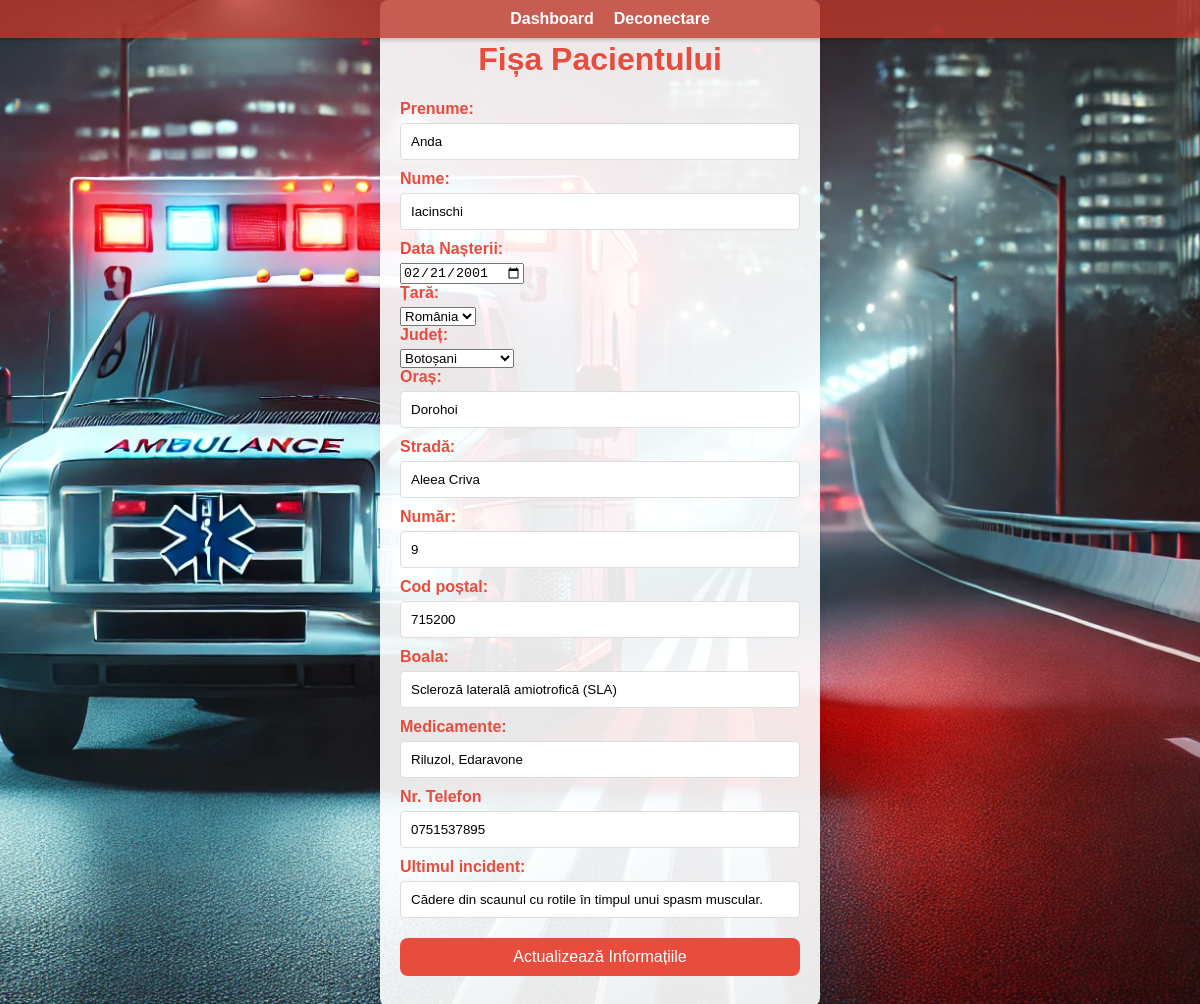
The app's page /dashboard_pacient (signed in) with its own data.
### app.py (models this page shows)
class Patient(db.Model):
    id = db.Column(db.Integer, primary_key=True)
    username = db.Column(db.String(150), unique=True, nullable=False)
    email = db.Column(db.String(150), unique=True, nullable=False)
    password = db.Column(db.String(150), nullable=False)
    prenume = db.Column(db.String(150), nullable=True)
    nume = db.Column(db.String(150), nullable=True)
    data_nasterii = db.Column(db.Date, nullable=True)
    boala = db.Column(db.String(500), nullable=True)
    medicamente = db.Column(db.String(500), nullable=True)
    ultimul_incident = db.Column(db.String(500), nullable=True)
    tara = db.Column(db.String(100), nullable=True)
    judet = db.Column(db.String(100), nullable=True)
    oras = db.Column(db.String(100), nullable=True)
    strada = db.Column(db.String(200), nullable=True)
    numar = db.Column(db.String(50), nullable=True)
    cod_postal = db.Column(db.String(20), nullable=True)
    telefon = db.Column(db.String(20), nullable=True)
    latitude = db.Column(db.Float, nullable=True)
    longitude = db.Column(db.Float, nullable=True)
    este_logat = db.Column(db.Boolean, default=False)

### app.py (the view)
@app.route('/dashboard_pacient')
def dashboard_pacient():
    if 'patient_id' not in session:
        return redirect(url_for('login_patient'))
    pacient = Patient.query.get(session['patient_id'])
    return render_template('dashboard_pacient.html', pacient=pacient)

### templates/dashboard_pacient.html (shortened to what this page needs)
<!DOCTYPE html>
<html lang="ro">
<head>
    <link rel="stylesheet" href="{{ url_for('static', filename='styles.css') }}">
</head>
<body>
    <header>
        <nav>
            <ul>
                <li><a href="{{ url_for('dashboard_pacient') }}">Dashboard</a></li>
                <li><a href="{{ url_for('logout') }}">Deconectare</a></li>
            </ul>
        </nav>
    </header>
    <div class="form-container">
        <h1>Fișa Pacientului</h1>
        <form method="POST" action="{{ url_for('update_profile') }}">
            <label for="prenume">Prenume:</label>
            <input type="text" id="prenume" name="prenume" value="{{ pacient.prenume }}" required>
            <label for="nume">Nume:</label>
            <input type="text" id="nume" name="nume" value="{{ pacient.nume }}" required>
            <label for="data_nasterii">Data Nașterii:</label>
            <input type="date" id="data_nasterii" name="data_nasterii" value="{{ pacient.data_nasterii }}" required>
            <label for="tara">Țară:</label>
            <select id="tara" name="tara" required>
                <option value="Romania" {% if pacient.tara == 'Romania' %}selected{% endif %}>România</option>
            </select>
            <label for="judet">Județ:</label>
            <select id="judet" name="judet" required>
                <option value="Botoșani" {% if pacient.judet == 'Botoșani' %}selected{% endif %}>Botoșani</option>
            </select>
            <label for="oras">Oraș:</label>
            <input type="text" id="oras" name="oras" value="{{ pacient.oras }}" required>
            <label for="strada">Stradă:</label>
            <input type="text" id="strada" name="strada" value="{{ pacient.strada }}" required>
            <label for="numar">Număr:</label>
            <input type="text" id="numar" name="numar" value="{{ pacient.numar }}" required>
            <label for="cod_postal">Cod poștal:</label>
            <input type="text" id="cod_postal" name="cod_postal" value="{{ pacient.cod_postal }}">
            <label for="boala">Boala:</label>
            <input type="text" id="boala" name="boala" value="{{ pacient.boala }}" required>
            <label for="medicamente">Medicamente:</label>
            <input type="text" id="medicamente" name="medicamente" value="{{ pacient.medicamente }}" required>
            <label for="telefon">Nr. Telefon</label>
            <input type="text" id="telefon" name="telefon" value="{{ pacient.telefon }}" required>
            <label for="ultimul_incident">Ultimul incident:</label>
            <input type="text" id="ultimul_incident" name="ultimul_incident" value="{{ pacient.ultimul_incident }}" required>
            <button type="submit">Actualizează Informațiile</button>
        </form>
    </div>
</body>
</html>

### static/styles.css (style rules this page uses)
body { font-family: Arial, sans-serif; background: url('/static/ambulance_b.jpg') no-repeat center center fixed; background-size: cover; margin: 0; padding: 0; height: 100vh; position: relative; z-index: 0; }
header { background-color: rgba(192, 57, 43, 0.8); color: #fff; padding: 10px 20px; text-align: center; position: fixed; top: 0; left: 0; width: 100%; z-index: 2; box-shadow: 0 2px 4px rgba(0, 0, 0, 0.2); }
header nav ul { list-style-type: none; margin: 0; padding: 0; display: flex; justify-content: center; }
header nav ul li { display: inline; margin-right: 20px; }
header nav ul li a { color: #fff; text-decoration: none; font-weight: bold; }
.form-container { width: 100%; max-width: 400px; margin: 0 auto; padding: 20px; background-color: rgba(255, 255, 255, 0.9); border-radius: 8px; box-shadow: 0 0 10px rgba(0, 0, 0, 0.1); }
.form-container h1 { color: #e74c3c; text-align: center; }
input[type="text"], input[type="password"], input[type="email"] { width: 100%; padding: 10px; margin-bottom: 10px; border: 1px solid #ddd; border-radius: 4px; box-sizing: border-box; }
label { font-weight: bold; display: block; margin-bottom: 5px; color: #e74c3c; }
button { background-color: #e74c3c; color: white; border: none; padding: 10px 20px; text-align: center; text-decoration: none; display: block; width: 100%; font-size: 16px; margin: 10px 0; cursor: pointer; border-radius: 8px; }

### records on screen
Patient: prenume "Anda", nume "Iacinschi", data_nasterii "02/21/2001", tara "România", judet "Botoșani", oras "Dorohoi", strada "Aleea Criva", numar "9", cod_postal "715200", boala "Scleroză laterală amiotrofică (SLA)", medicamente "Riluzol, Edaravone", telefon "0751537895", ultimul_incident "Cădere din scaunul cu rotile în timpul unui spasm muscular."
